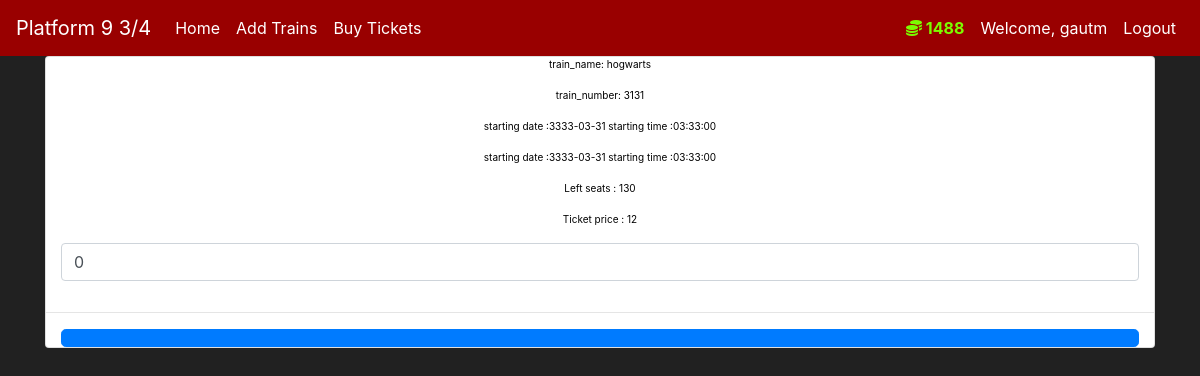
Screenshot of /book-tickets/1 (signed in) with the database file from the repository.
### railway/models.py (models this page shows, shortened)
class User(db.Model,UserMixin):
    id = db.Column(db.Integer,primary_key =True)
    username = db.Column(db.String)
    hash_password = db.Column(db.String)
    email_address = db.Column(db.String)
    budget = db.Column(db.Integer,default = 1500)
    booked_tickets = db.relationship('Booked_ticket',backref='user',lazy=True)
    def get_password(self):
        return self.hash_password
    def set_password(self,password):
        self.hash_password = bcrypt.generate_password_hash(password)
        return self.hash_password
    password = property(get_password,set_password)

class Train(db.Model):
    id = db.Column(db.Integer,primary_key = True)
    train_name = db.Column(db.String)
    train_number = db.Column(db.Integer)
    starting_date = db.Column(db.Date,nullable =False)
    starting_time = db.Column(db.Time,nullable=False)
    ending_date = db.Column(db.Date,nullable=False)
    ending_time = db.Column(db.Time,nullable=False)
    left_seats = db.Column(db.Integer)
    number_of_compartments = db.Column(db.Integer)
    compartment_size = db.Column(db.Integer)
    ticket_price = db.Column(db.Integer,nullable= False)
    booked_seats = db.relationship('Booked_seat',backref = 'train',lazy=True)
    unbooked_seats = db.relationship('Unbooked_seat',backref = 'train',lazy=True)

### railway/routes.py (the view, shortened to what this page needs)
@app.route('/book-tickets/<train_id>',methods = ['GET','POST'])
@login_required
def book_tickets_page(train_id):
    train = Train.query.get(train_id)
    if request.method == 'GET':
        seats_to_book = request.args.get('seats_to_book')
        if seats_to_book:
            if int(seats_to_book) > train.left_seats:
                flash(f'Not enough seats available. Seats left = {train.left_seats}',category="danger")
                return render_template("book_tickets.html",train = train,seats_to_book=0)
            else:
                return render_template("book_tickets.html",train=train,seats_to_book = int(seats_to_book))
    return render_template("book_tickets.html",train = train,seats_to_book = 0)

### railway/models.py (called while the page is built)
@login_manager.user_loader
def load_user(user_id):
    return User.query.get(int(user_id))

### railway/templates/book_tickets.html (shortened to what this page needs)
{% extends 'base.html' %}
{% block content %}
<div class ="container">
    <div class ="card mb-4 box-shadow text-center" style ="font-size: 10px; color: black;">
        <p>train_name: {{train.train_name}} </p>
        <p>train_number: {{train.train_number}} </p>
        <p>starting date :{{train.starting_date}} starting time :{{train.starting_time}}   </p>
        <p>starting date :{{train.ending_date}} starting time :{{train.ending_time}}   </p>
        <p>Left seats : {{train.left_seats}} </p>
        <p>Ticket price : {{train.ticket_price}}</p>
        <div class = "container">
            <form method = "GET">
                <input type = "number" max="{train.left_seats}" min = 1 placeholder="Enter number of seats to book" name = "seats_to_book" class ="form-control" value = {{seats_to_book}}>
            </form>
        </div>
        <br>
        <hr>
        <div class ="container">
            <form method="POST" id = "passenger_data">
            <button type = "button" value="Book Tickets" class = "btn btn-lg btn-block btn-primary" data-toggle="modal" data-target="#buy-ticket">
            </button>
            </form>
        </div>
    </div>
</div>
{% endblock %}

### railway/templates/base.html (shortened to what this page needs)
<!doctype html>
<html lang="en">
   <head>
      <link rel="stylesheet" href="https://cdn.jsdelivr.net/npm/bootstrap@4.5.3/dist/css/bootstrap.min.css">
   </head>
   <body>
    <nav class="navbar navbar-expand-md" style = "background-color: #990000;">
      <a class="navbar-brand" href="#" style = "color: white;">Platform 9 3/4</a>
      <div class="collapse navbar-collapse" id="navbarNav">
        <ul class="navbar-nav mr-auto">
            <li class="nav-item active">
                <a class="nav-link" href="{{ url_for('home_page') }}" style = "color:white;">Home <span class="sr-only">(current)</span></a>
            </li>
            <li class="nav-item active">
                <a class="nav-link" href="{{ url_for('add_train_page') }}" style = "color:white;">Add Trains <span class="sr-only">(current)</span></a>
            </li>
            <li class="nav-item active">
                <a class="nav-link" href="{{ url_for('search_tickets_page') }}" style = "color:white;">Buy Tickets <span class="sr-only">(current)</span></a>
            </li>
        </ul>
        {% if current_user.is_authenticated %}
        <ul class="navbar-nav">
          <li class="nav-item">
            <a class="nav-link" style="color: lawngreen; font-weight: bold">
                <i class="fas fa-coins"></i>
                {{ current_user.budget }}
            </a>
          </li>
          <li class="nav-item">
            <a class="nav-link" href="{{url_for('user_page')}}" style="color: white;">Welcome,  {{ current_user.username}}</a>
          </li>
          <li class="nav-item">
            <a class="nav-link" href=" {{url_for('logout_page')}} " style = "color:white;">Logout</a>
          </li>
        </ul>
        {% endif %}
      </div>
    </nav>
    {% block content %}
    {% endblock %}
   </body>
</html>

### railway/templates/base.html (style rules this page uses)
body { background-color: #212121; color: white; }

### rows the page displays
User: budget "1488", username "gautm"
Train: train_name "hogwarts", train_number "3131", starting_date "3333-03-31", starting_time "03:33:00", ending_date "3333-03-31", ending_time "03:33:00", left_seats "130", ticket_price "12"
